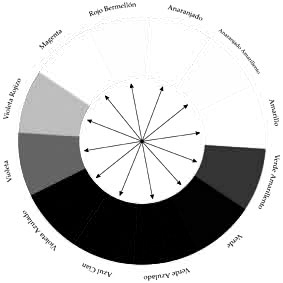
#> input picture Images/DCT/couleurR.png, 283 x 283 px, found by its file name
$ python 'compression par 4.py'
#> lines starting #> are read from the running program, lines starting #| are printed output that depends on the picture
import imageio as im

import numpy as np
import numpy.random as alea
a=im.imread("couleurR.png")
#> a is the input picture: shape (283, 283); min 0, max 255, mean 197.1
print(a)
#> (printed output is left out)
l=a.shape
#> l = (283, 283)
b=np.zeros([int((l[0])/2),int((l[1])/2)])
print(b)
#> (printed output is left out)


for i in range(0,int(l[0]/2)):
    for j in range(0,int(l[1]/2)):
        b[i][j]=(a[2*i][2*j] + a[2*i+1][2*j] + a[2*i][2*j+1] + a[2*i+1][2*j+1] )/4
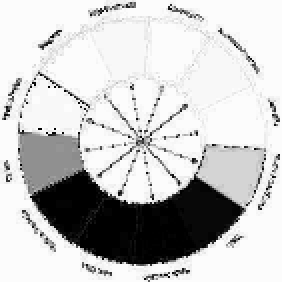
#> b: shape (141, 141) float64 (shown 2 times larger); min 0, max 63.75, mean 49.6; drawn with min black and max white
print(b)
#> (printed output is left out)
print(b.shape)
#| (141, 141)
im.imsave("testA.png",b)


$ run again, with Images/DCT/couleur.pngB.png copied over Images/DCT/couleurR.png
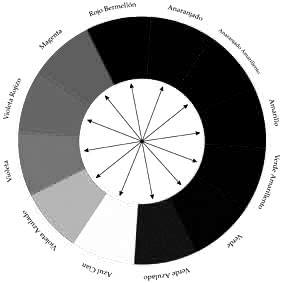
#> input picture Images/DCT/couleur.pngB.png, 283 x 283 px, found by its file name
#> a is the input picture: shape (283, 283); min 0, max 255, mean 165.3
#> (printed output is left out)
#> (printed output is left out)
#> after the loop `for i in range(0,int(l[0]/2)):`:
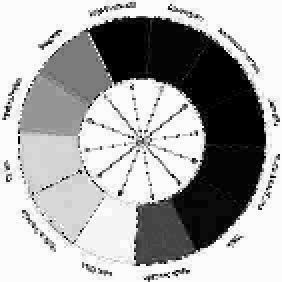
#> b: shape (141, 141) float64 (shown 2 times larger); min 0, max 63.75, mean 42.1; drawn with min black and max white
#> (printed output is left out)
#| (141, 141)
